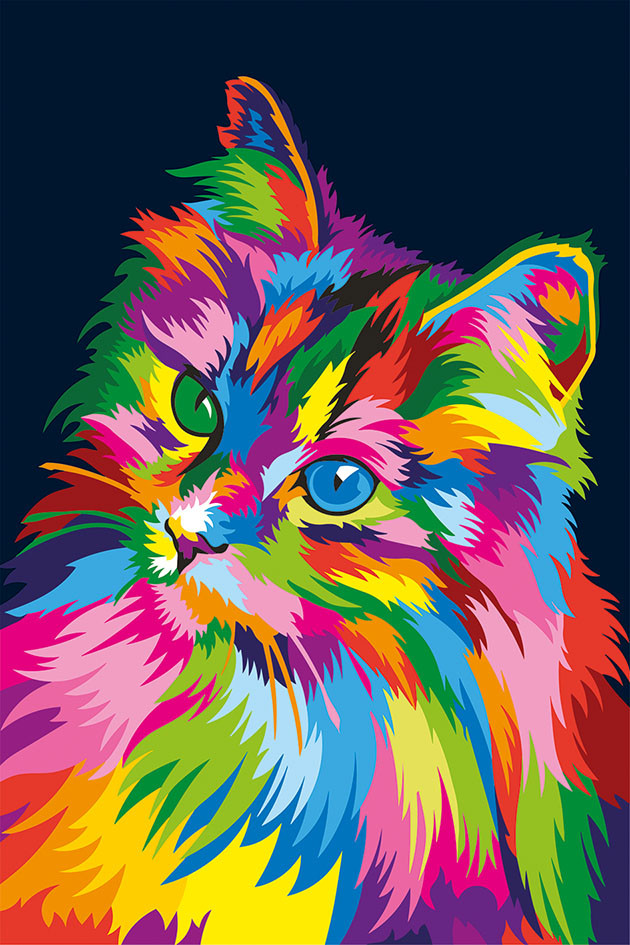
#> input picture machine-learning/lab2/4/kotik.jpg, 630 x 945 px
$ python newSK.py
#> lines starting #> are read from the running program, lines starting #| are printed output that depends on the picture; after the words box and inside, x2 and y2 are one past the last pixel; in counts of white or black regions, pixels touching at a corner belong together
import numpy as np
import pandas as pd
from PIL import Image
import matplotlib.pyplot as plt
from sklearn.linear_model import LogisticRegression
from sklearn.model_selection import train_test_split
from sklearn.metrics import accuracy_score

# 1. Загружаем изображение
image = Image.open('kotik.jpg')
#> image is the input picture: PIL image 630x945 RGB; mean R, G, B 106.3, 91, 83.8
pixel_colors = np.array(image)
if pixel_colors.shape[2] == 4:  # Убираем альфа-канал, если есть
    pixel_colors = pixel_colors[:, :, :3]

# 2. Определяем целевой цвет и маску
target_color = np.array([242, 158, 194])

def is_target_color(color):
    return np.all(np.abs(color - target_color) < 1)

# Создаём маску целевого цвета
mask_target_color = np.array([[is_target_color(color) for color in row] for row in pixel_colors])
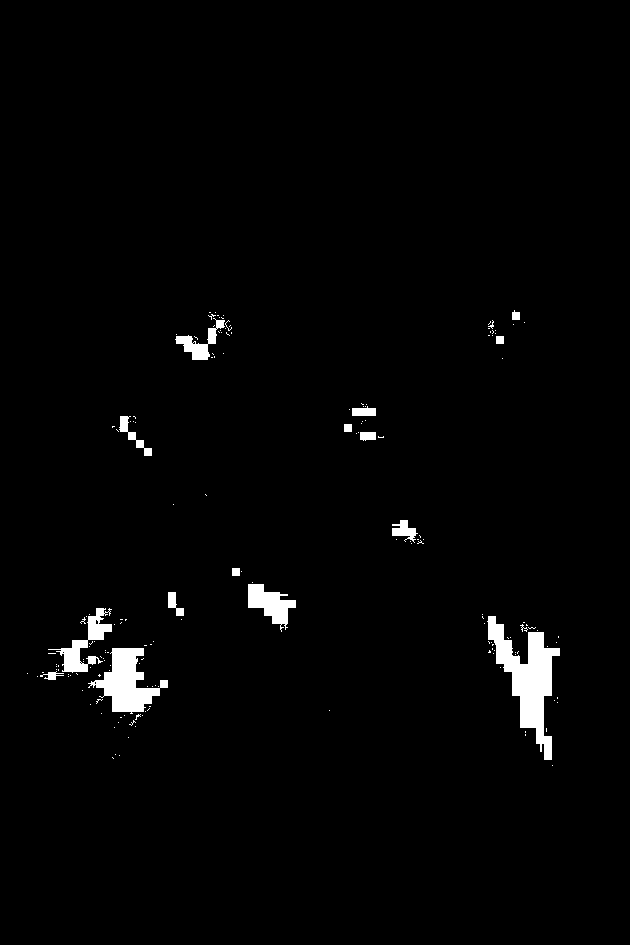
#> mask_target_color: shape (945, 630) bool; 1.9% white; 173 white regions (157 under 20 px), largest, box (x1, y1, x2, y2) and area: (487, 616, 560, 760) 3935, (88, 648, 168, 714) 2419, (48, 608, 112, 673) 1217
pixels_with_target_color = pixel_colors[mask_target_color]
pixels_without_target_color = pixel_colors[~mask_target_color]

# 3. Создаём датасет
df_with_target_color = pd.DataFrame(pixels_with_target_color.reshape(-1, 3), columns=['R', 'G', 'B'])
#> df_with_target_color = table of 11270 rows and 3 columns
df_with_target_color['our color'] = 1
df_without_target_color = pd.DataFrame(pixels_without_target_color.reshape(-1, 3), columns=['R', 'G', 'B'])
#> df_without_target_color = table of 584080 rows and 3 columns
df_without_target_color['our color'] = 0

# Балансировка данных (берём равное количество образцов)
n_samples = min(len(df_with_target_color), len(df_without_target_color))
#> n_samples = 11270
df_with_target_color_balanced = df_with_target_color.sample(n_samples, random_state=42)
#> df_with_target_color_balanced = table of 11270 rows and 4 columns
df_without_target_color_balanced = df_without_target_color.sample(n_samples, random_state=42)
#> df_without_target_color_balanced = table of 11270 rows and 4 columns
training_data = pd.concat([df_with_target_color_balanced, df_without_target_color_balanced], ignore_index=True)
#> training_data = table of 22540 rows and 4 columns

# Перетасовка
shuffled_training_data = training_data.sample(frac=1, random_state=42).reset_index(drop=True)
#> shuffled_training_data = table of 22540 rows and 4 columns

# Нормализация
X = np.array(shuffled_training_data[['R', 'G', 'B']]) / 255.0
y = np.array(shuffled_training_data['our color'])

# Проверка баланса
print("Class balance:", np.bincount(y))
#| Class balance: [11270 11270]

# 4. Разделяем данные
X_train, X_test, y_train, y_test = train_test_split(X, y, train_size=0.8, random_state=42)
#> y_train = 18032 values, max 1 at index 0, min 0 at index 2, mean 0.5; y_test = 4508 values, max 1 at index 5, min 0 at index 0, mean 0.5

# 5. Обучаем модель
model = LogisticRegression(random_state=42)
model.fit(X_train, y_train)

# 6. Оцениваем точность
train_accuracy = accuracy_score(y_train, model.predict(X_train))
#> train_accuracy = 0.965
test_accuracy = accuracy_score(y_test, model.predict(X_test))
#> test_accuracy = 0.971
print(f"Train Accuracy: {train_accuracy * 100:.2f}%")
#| Train Accuracy: 96.54%
print(f"Test Accuracy: {test_accuracy * 100:.2f}%")
#| Test Accuracy: 97.14%

# 7. Предсказываем для всего изображения
pixel_colors_normalized = pixel_colors[:, :, :3] / 255.0
height, width, _ = pixel_colors.shape
#> height = 945; width = 630
pixels_flat = pixel_colors_normalized.reshape(-1, 3)

predictions = model.predict(pixels_flat)
mask = predictions.reshape(height, width) * 255  # 0 -> 0 (чёрный), 1 -> 255 (белый)
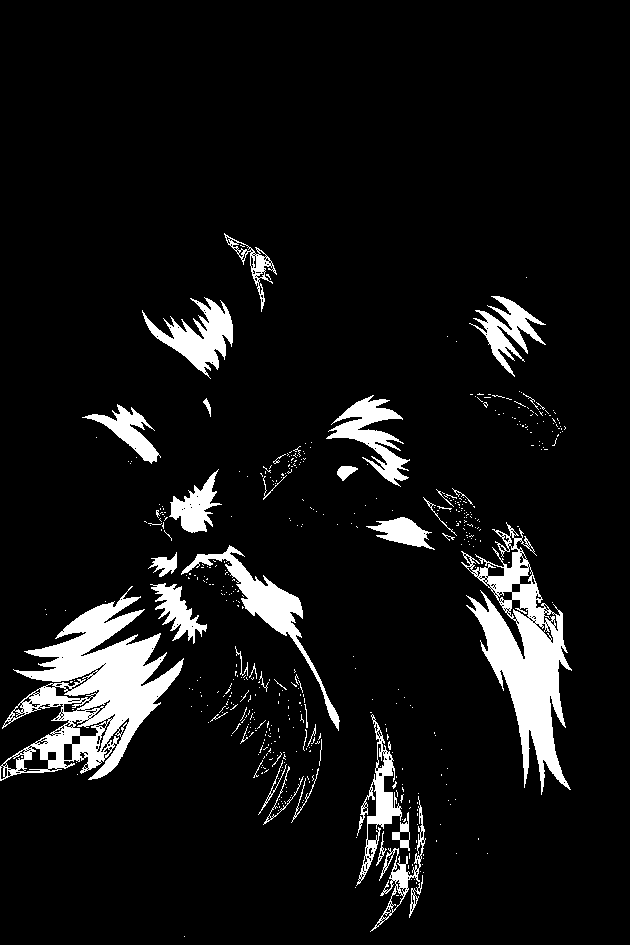
#> mask: shape (945, 630) int64; 8.1% white; 509 white regions (467 under 20 px), largest, box (x1, y1, x2, y2) and area: (0, 586, 184, 781) 14059, (461, 522, 572, 795) 10853, (181, 545, 340, 731) 3465

# 8. Создаём и выводим маску
output_image = Image.fromarray(mask.astype('uint8'), mode="L")
plt.figure(figsize=(15, 10))
plt.imshow(output_image, cmap='gray')
plt.title("Predicted Target Color Pixels (White = Target, Black = Not Target)")
plt.show()

# 9. Статистика
red_count = np.sum(predictions)
#> red_count = 48217
non_red_count = len(predictions) - red_count
#> non_red_count = 547133
print(f"Target color pixels: {red_count}")
#| Target color pixels: 48217
print(f"Non-target color pixels: {non_red_count}")
#| Non-target color pixels: 547133

# 10. Сохраняем маску
output_image.save('predicted_mask.jpg')
